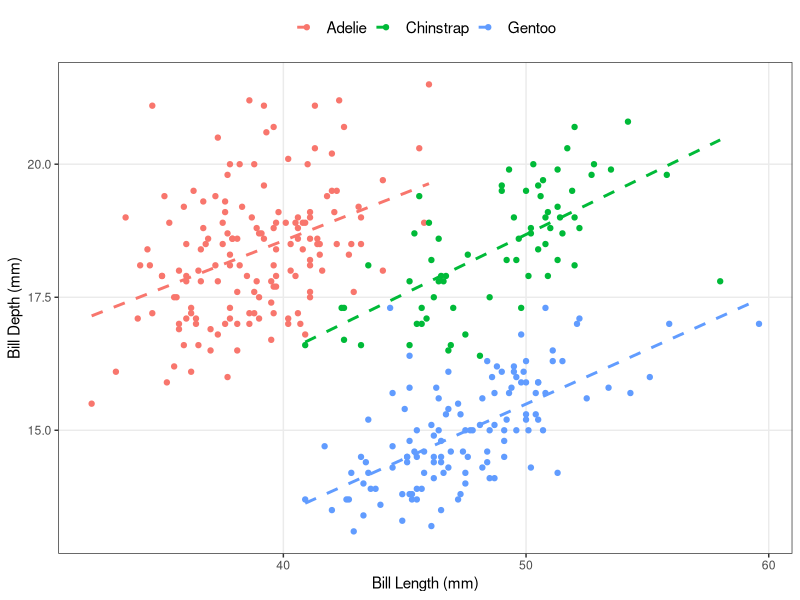
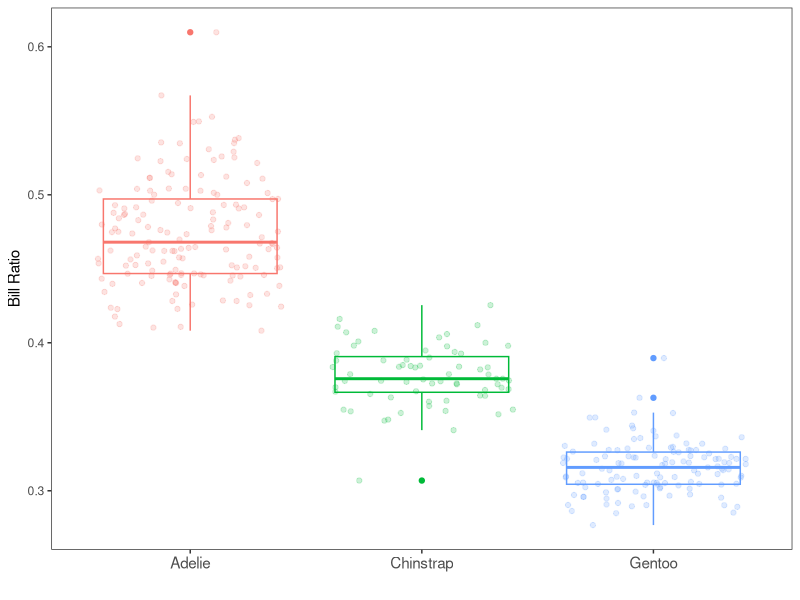
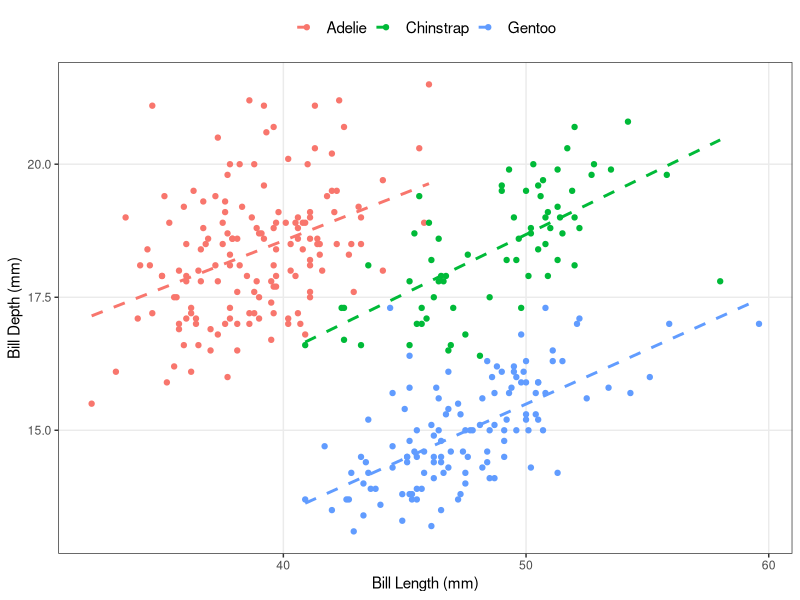
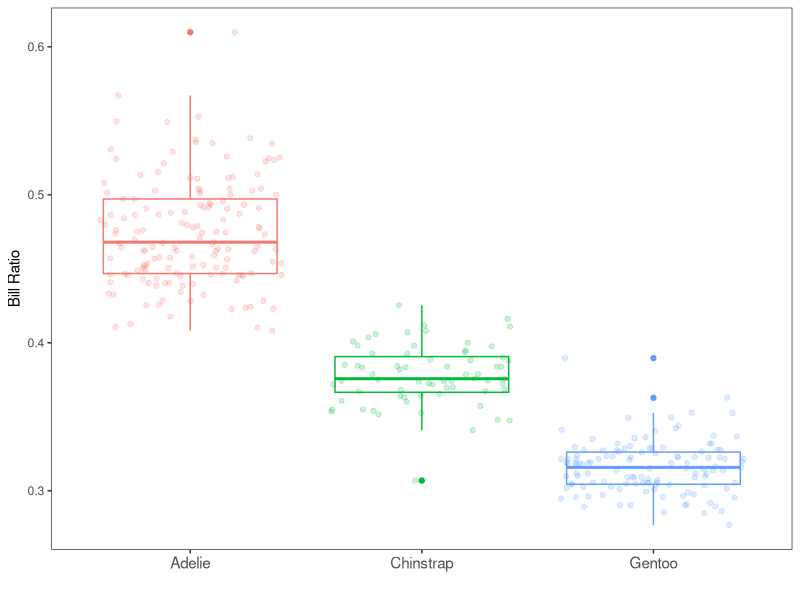

These figures' R source, in order:
## Figures

## Date: September 19 2023
## Authors: Lucas Eckert

## Description: Script for producing publication quality scripts. The 2 figures
## we make are (1) showing the relationship between bill length and depth for 
## each species and (2) comparing the bill ratio among species

## loading packages
library(tidyverse)

## loading cleaned data
data<-read.csv("./02_tidydata/penguins-clean.csv", stringsAsFactors = T)
summary(data)

## calculating bill ratio
data <- data %>% mutate(bill_ratio = bill_depth_mm/bill_length_mm)

## Figure 1: bill length-depth relationship
fig1<-ggplot(data, aes(x=bill_length_mm, y=bill_depth_mm, color=species))+
  geom_point()+
  geom_smooth(method = "lm", se = FALSE, 
              linetype="dashed")+
  theme_bw()+
  ylab("Bill Depth (mm)")+
  xlab("Bill Length (mm)")+
  theme(legend.title = element_blank(),
        legend.position = "top",
        legend.text = element_text(size=11),
        panel.grid.minor = element_blank())
fig1

## Figure 2: comparing bill ratios
fig2<-ggplot(data, aes(x=species, y=bill_ratio, color=species))+
  geom_boxplot()+
  geom_jitter(alpha=0.2)+
  theme_bw()+
  ylab("Bill Ratio")+
  xlab("")+
  theme(legend.position = "none",
        axis.text.x = element_text(size=11),
        panel.grid = element_blank())
fig2

## exporting figures as pngs
ggsave("figure1.png", fig1, path = "./03_figures")
ggsave("figure2.png", fig2, path = "./03_figures")
